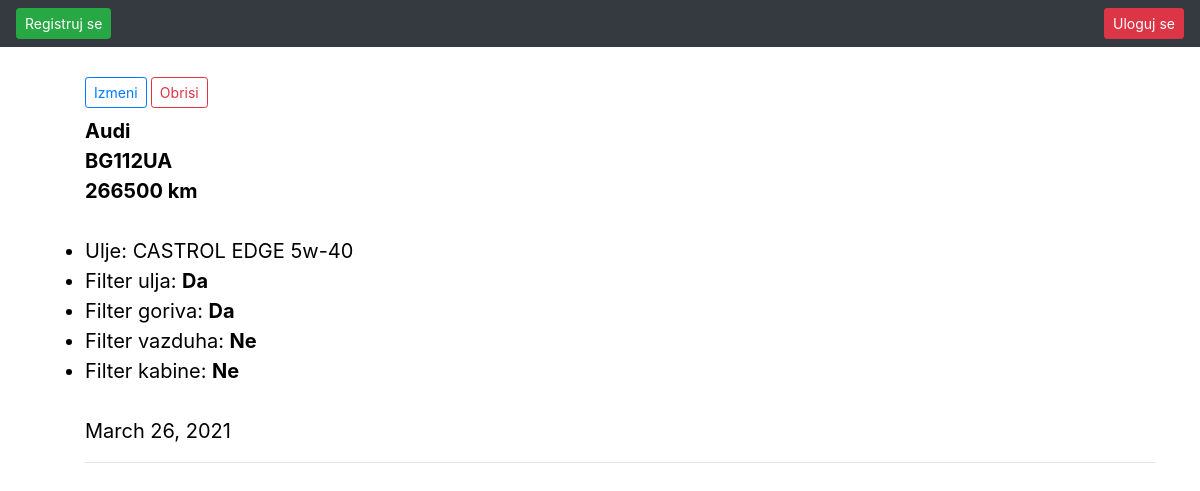
The page / on the database its author committed.
### app/models.py (models this page shows, shortened)
class MaliServis(models.Model):
	user = models.ForeignKey(User, on_delete=models.CASCADE)
	ms_automobila = models.ForeignKey('Automobil', on_delete=models.CASCADE)
	tablica = models.CharField(max_length=10, blank=True, null=True)
	kilometraza = models.IntegerField()
	ulje = models.CharField(max_length=30)
	filter_ulja = models.BooleanField()
	filter_goriva = models.BooleanField()
	filter_vazduha = models.BooleanField()
	filter_kabine = models.BooleanField()
	info = models.TextField(max_length=1000, blank=True, null=True)
	date = models.DateTimeField(default=datetime.now, null=True)
	class Meta:
		ordering = ['-date']

class Automobil(models.Model):
	marka = models.CharField(max_length=30)
	def __str__(self):
		return f'{self.marka}'

### app/views.py (the view)
# urls.py: path('', views.index, name='index'),
def index(request):
	mali_servis = MaliServis.objects.all()
	return render(request, 'index.html', {'mali_servis':mali_servis})

### app/templates/index.html (shortened to what this page needs)
{% extends 'base.html' %}
{% block content %}
<div class="container">
  {% for ms in mali_servis %}
    <ul><b>
        <h6><a href="{% url 'update' ms.pk %}" class="btn btn-outline-primary btn-sm"> Izmeni </a> <a href="{% url 'delete' ms.pk %}" class="btn btn-outline-danger btn-sm"> Obrisi </a></h6>
    	{{ ms.ms_automobila }}
            <br>
    	{{ ms.tablica }}<br>
    	{{ ms.kilometraza }} km</b><br>
    	<br>
    	<li>Ulje: {{ ms.ulje }}</li>
    	<li>
    	{% if ms.filter_ulja %}
    		Filter ulja: <b>Da</b>
    	{% else %}
    		Filter ulja: <b>Ne</b>
    	{% endif %}
    	</li>
    	<li>
    	{% if ms.filter_goriva %}
    		Filter goriva: <b>Da</b>
    	{% else %}
    		Filter goriva: <b>Ne</b>
    	{% endif %}
    	</li>
    	<li>
    	{% if ms.filter_vazduha %}
    		Filter vazduha: <b>Da</b>
    	{% else %}
    		Filter vazduha: <b>Ne</b>
    	{% endif %}
    	</li>
    	<li>
    	{% if ms.filter_kabine %}
    		Filter kabine: <b>Da</b>
    	{% else %}
    		Filter kabine: <b>Ne</b>
    	{% endif %}
    	</li>
      <br>
    	{{ ms.date.date }}
    	<hr>
    </ul>
  {% endfor %}
  </div>
{% endblock %}

### app/templates/base.html (style rules this page uses)
body { background-color: white; font-size: 20px; color: black; text-align: left; }

### rows shown on the page
MaliServis: ms_automobila "Audi", tablica "BG112UA", kilometraza "266500", ulje "CASTROL EDGE 5w-40", shows "Filter ulja:", filter_ulja "Da", shows "Filter goriva:", filter_goriva "Da", shows "Filter vazduha:", filter_vazduha "Ne", shows "Filter kabine:", filter_kabine "Ne", date "March 26, 2021"
